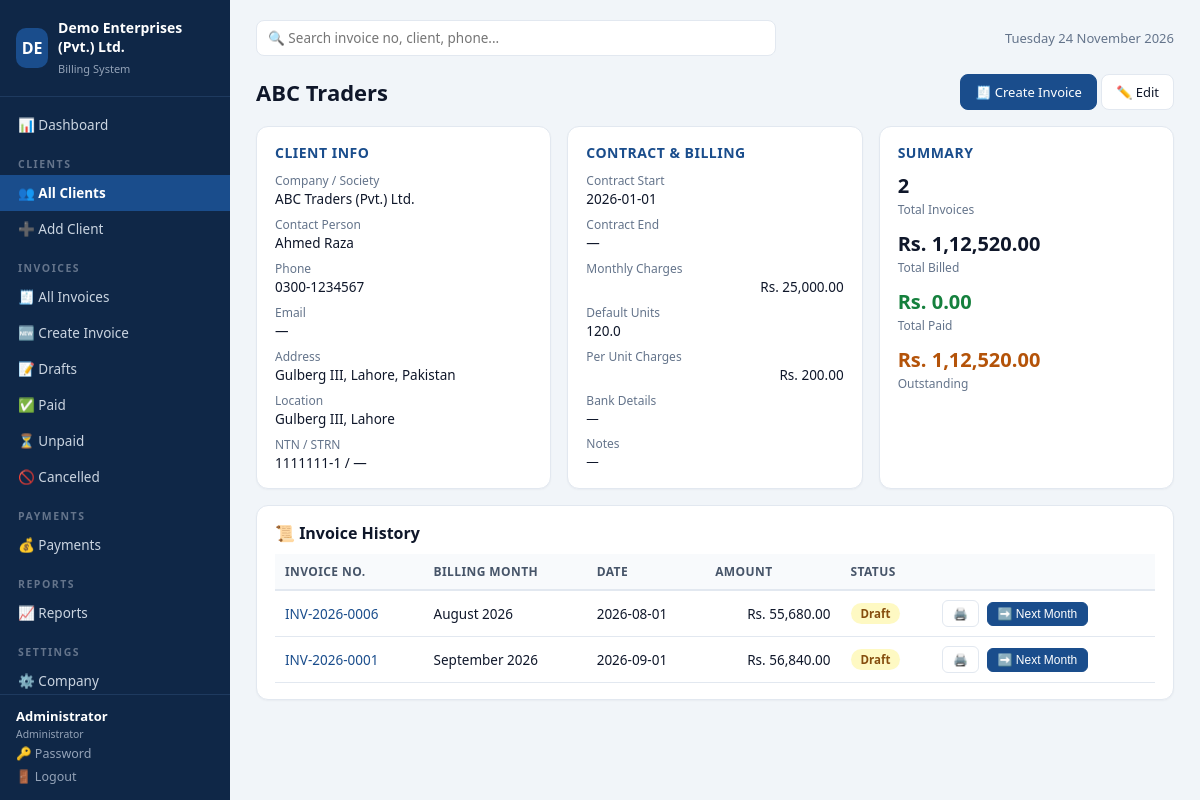
The page /clients/1 (signed in) on the database its author committed.
### tables this page shows
CREATE TABLE company_settings (
    id                    INTEGER PRIMARY KEY CHECK (id = 1),
    company_name          TEXT NOT NULL DEFAULT 'Your Company (Pvt.) Ltd.',
    logo_path             TEXT,
    address               TEXT NOT NULL DEFAULT '',
    phone                 TEXT NOT NULL DEFAULT '',
    email                 TEXT NOT NULL DEFAULT '',
    ntn                   TEXT NOT NULL DEFAULT '',
    strn                  TEXT NOT NULL DEFAULT '',
    bank_name             TEXT NOT NULL DEFAULT '',
    account_title         TEXT NOT NULL DEFAULT '',
    account_number        TEXT NOT NULL DEFAULT '',
    iban                  TEXT NOT NULL DEFAULT '',
    gst_percent           REAL NOT NULL DEFAULT 0,
    invoice_prefix        TEXT NOT NULL DEFAULT 'CC',
    invoice_start_number  INTEGER NOT NULL DEFAULT 1,
    authorized_signatory  TEXT NOT NULL DEFAULT '',
    signature_path        TEXT,
    invoice_footer        TEXT NOT NULL DEFAULT '',
    updated_at            TEXT NOT NULL DEFAULT (datetime('now', 'localtime'))
);

CREATE TABLE users (
    id            INTEGER PRIMARY KEY AUTOINCREMENT,
    username      TEXT NOT NULL UNIQUE,
    password_hash TEXT NOT NULL,
    full_name     TEXT NOT NULL,
    role          TEXT NOT NULL DEFAULT 'viewer'
                  CHECK (role IN ('admin', 'billing_officer', 'viewer')),
    is_active     INTEGER NOT NULL DEFAULT 1,
    created_at    TEXT NOT NULL DEFAULT (datetime('now', 'localtime')),
    updated_at    TEXT NOT NULL DEFAULT (datetime('now', 'localtime'))
);

CREATE TABLE clients (
    id                      INTEGER PRIMARY KEY AUTOINCREMENT,
    client_name             TEXT NOT NULL,
    company_name            TEXT NOT NULL DEFAULT '',
    contact_person          TEXT NOT NULL DEFAULT '',
    phone                   TEXT NOT NULL DEFAULT '',
    email                   TEXT NOT NULL DEFAULT '',
    address                 TEXT NOT NULL DEFAULT '',
    location                TEXT NOT NULL DEFAULT '',
    ntn                     TEXT NOT NULL DEFAULT '',
    strn                    TEXT NOT NULL DEFAULT '',
    contract_start_date     TEXT,
    contract_end_date       TEXT,
    monthly_service_charges REAL NOT NULL DEFAULT 0,
    default_units           REAL NOT NULL DEFAULT 0,
    default_per_unit_charges REAL NOT NULL DEFAULT 0,
    bank_details            TEXT NOT NULL DEFAULT '',
    notes                   TEXT NOT NULL DEFAULT '',
    status                  TEXT NOT NULL DEFAULT 'active'
                            CHECK (status IN ('active', 'inactive')),
    is_deleted              INTEGER NOT NULL DEFAULT 0,
    created_by              INTEGER REFERENCES users(id),
    created_at              TEXT NOT NULL DEFAULT (datetime('now', 'localtime')),
    updated_at              TEXT NOT NULL DEFAULT (datetime('now', 'localtime'))
);

CREATE TABLE invoices (
    id                      INTEGER PRIMARY KEY AUTOINCREMENT,
    invoice_number          TEXT NOT NULL UNIQUE,
    invoice_date            TEXT NOT NULL,
    billing_month           TEXT NOT NULL,            -- 'YYYY-MM'
    client_id               INTEGER NOT NULL REFERENCES clients(id),
    service_description     TEXT NOT NULL DEFAULT '',
    units                   REAL NOT NULL DEFAULT 0,
    per_unit_charges        REAL NOT NULL DEFAULT 0,
    monthly_service_charges REAL NOT NULL DEFAULT 0,
    other_charges           REAL NOT NULL DEFAULT 0,
    subtotal                REAL NOT NULL DEFAULT 0,
    gst_percent             REAL NOT NULL DEFAULT 0,
    gst_amount              REAL NOT NULL DEFAULT 0,
    total_amount            REAL NOT NULL DEFAULT 0,
    start_date              TEXT,
    end_date                TEXT,
    status                  TEXT NOT NULL DEFAULT 'draft'
                            CHECK (status IN ('draft', 'issued', 'partially_paid', 'paid', 'overdue', 'cancelled')),
    notes                   TEXT NOT NULL DEFAULT '',
    -- snapshot of company details at creation time
    company_name            TEXT NOT NULL DEFAULT '',
    company_address         TEXT NOT NULL DEFAULT '',
    company_phone           TEXT NOT NULL DEFAULT '',
    company_email           TEXT NOT NULL DEFAULT '',
    company_ntn             TEXT NOT NULL DEFAULT '',
    company_strn            TEXT NOT NULL DEFAULT '',
    bank_name               TEXT NOT NULL DEFAULT '',
    account_title           TEXT NOT NULL DEFAULT '',
    account_number          TEXT NOT NULL DEFAULT '',
    iban                    TEXT NOT NULL DEFAULT '',
    authorized_signatory    TEXT NOT NULL DEFAULT '',
    created_by              INTEGER REFERENCES users(id),
    created_at              TEXT NOT NULL DEFAULT (datetime('now', 'localtime')),
    updated_at              TEXT NOT NULL DEFAULT (datetime('now', 'localtime')),
    is_deleted              INTEGER NOT NULL DEFAULT 0
);

### clients.py (the view)
@bp.route('/clients/<int:client_id>')
@login_required
def client_profile(client_id):
    with get_db() as conn:
        client = conn.execute('SELECT * FROM clients WHERE id = ? AND is_deleted = 0',
                              (client_id,)).fetchone()
        if not client:
            flash('Client not found.', 'error')
            return redirect(url_for('clients.client_list'))
        invoices = conn.execute(
            'SELECT * FROM invoices WHERE client_id = ? AND is_deleted = 0 ORDER BY id DESC',
            (client_id,)).fetchall()
        billed = sum(i['total_amount'] for i in invoices if i['status'] != 'cancelled')
        paid = 0
        for i in invoices:
            p = conn.execute('SELECT COALESCE(SUM(amount),0) s FROM payments WHERE invoice_id = ?',
                             (i['id'],)).fetchone()['s']
            paid += p
        outstanding = billed - paid
    return render_template('clients/profile.html', client=client, invoices=invoices,
                           billed=billed, paid=paid, outstanding=outstanding,
                           format_pkr=utils.format_pkr, month_label=utils.month_label,
                           effective_status=utils.effective_status)

### templates/clients/profile.html (shortened to what this page needs)
{% extends 'base.html' %}
{% block content %}
<div class="page-head">
  <h1>{{ client.client_name }} {% if client.status == 'inactive' %}<span class="badge badge-inactive">INACTIVE</span>{% endif %}</h1>
  <div>
    {% if can_edit %}<a class="btn btn-primary" href="{{ url_for('invoices.invoice_new', client_id=client.id) }}">🧾 Create Invoice</a>{% endif %}
    {% if can_edit %}<a class="btn" href="{{ url_for('clients.client_edit', client_id=client.id) }}">✏️ Edit</a>{% endif %}
  </div>
</div>
<div class="grid-3">
  <div class="card">
    <h3>Client Info</h3>
    <dl class="dl">
      <dt>Company / Society</dt><dd>{{ client.company_name or '—' }}</dd>
      <dt>Contact Person</dt><dd>{{ client.contact_person or '—' }}</dd>
      <dt>Phone</dt><dd>{{ client.phone or '—' }}</dd>
      <dt>Email</dt><dd>{{ client.email or '—' }}</dd>
      <dt>Address</dt><dd>{{ client.address or '—' }}</dd>
      <dt>Location</dt><dd>{{ client.location or '—' }}</dd>
      <dt>NTN / STRN</dt><dd>{{ client.ntn or '—' }} / {{ client.strn or '—' }}</dd>
    </dl>
  </div>
  <div class="card">
    <h3>Contract &amp; Billing</h3>
    <dl class="dl">
      <dt>Contract Start</dt><dd>{{ client.contract_start_date or '—' }}</dd>
      <dt>Contract End</dt><dd>{{ client.contract_end_date or '—' }}</dd>
      <dt>Monthly Charges</dt><dd class="num">{{ format_pkr(client.monthly_service_charges) }}</dd>
      <dt>Default Units</dt><dd>{{ client.default_units }}</dd>
      <dt>Per Unit Charges</dt><dd class="num">{{ format_pkr(client.default_per_unit_charges) }}</dd>
      <dt>Bank Details</dt><dd class="pre">{{ client.bank_details or '—' }}</dd>
      <dt>Notes</dt><dd class="pre">{{ client.notes or '—' }}</dd>
    </dl>
  </div>
  <div class="card">
    <h3>Summary</h3>
    <div class="summary-box">
      <div class="stat"><div class="stat-num">{{ invoices|length }}</div><div class="stat-label">Total Invoices</div></div>
      <div class="stat"><div class="stat-num">{{ format_pkr(billed) }}</div><div class="stat-label">Total Billed</div></div>
      <div class="stat stat-good"><div class="stat-num">{{ format_pkr(paid) }}</div><div class="stat-label">Total Paid</div></div>
      <div class="stat stat-warn"><div class="stat-num">{{ format_pkr(outstanding) }}</div><div class="stat-label">Outstanding</div></div>
    </div>
  </div>
</div>
<div class="card">
  <h2>📜 Invoice History</h2>
  <table class="table">
    <thead><tr><th>Invoice No.</th><th>Billing Month</th><th>Date</th><th>Amount</th><th>Status</th><th></th></tr></thead>
    <tbody>
    {% for inv in invoices %}
      <tr>
        <td><a href="{{ url_for('invoices.invoice_view', invoice_id=inv.id) }}">{{ inv.invoice_number }}</a></td>
        <td>{{ month_label(inv.billing_month) }}</td>
        <td>{{ inv.invoice_date }}</td>
        <td class="num">{{ format_pkr(inv.total_amount) }}</td>
        <td><span class="badge badge-{{ effective_status(inv) }}">{{ effective_status(inv).replace('_',' ') }}</span></td>
        <td class="actions">
          <a class="btn btn-sm" href="{{ url_for('invoices.invoice_print', invoice_id=inv.id) }}" target="_blank">🖨️</a>
          {% if can_edit and inv.status != 'cancelled' %}
          <form method="post" action="{{ url_for('invoices.invoice_next_month', invoice_id=inv.id) }}" class="inline-form">
            <button class="btn btn-sm btn-primary">➡️ Next Month</button>
          </form>
          {% endif %}
        </td>
      </tr>
    {% else %}
      <tr><td colspan="6" class="empty">No invoices yet. Click "Create Invoice" to add one.</td></tr>
    {% endfor %}
    </tbody>
  </table>
</div>
{% endblock %}

### templates/base.html (shortened to what this page needs)
<!DOCTYPE html>
<html lang="en">
<head>
<link rel="stylesheet" href="{{ url_for('static', filename='style.css') }}">
</head>
<body>
<aside class="sidebar">
  <div class="brand">
    <span class="brand-logo">{{ (settings.company_name or 'BI')[:2]|upper }}</span>
    <div class="brand-text">
      <strong>{{ settings.company_name or 'Billing System' }}</strong>
      <small>Billing System</small>
    </div>
  </div>
  <nav>
    <a href="{{ url_for('dashboard') }}" class="{{ 'active' if request.path == '/' }}">📊 Dashboard</a>
    <div class="nav-group">CLIENTS</div>
    <a href="{{ url_for('clients.client_list') }}" class="{{ 'active' if request.path.startswith('/clients') and '/clients/add' not in request.path }}">👥 All Clients</a>
    {% if can_edit %}<a href="{{ url_for('clients.client_add') }}" class="{{ 'active' if request.path == '/clients/add' }}">➕ Add Client</a>{% endif %}
    <div class="nav-group">INVOICES</div>
    <a href="{{ url_for('invoices.invoice_list') }}" class="{{ 'active' if request.path == '/invoices' }}">🧾 All Invoices</a>
    {% if can_edit %}<a href="{{ url_for('invoices.invoice_new') }}" class="{{ 'active' if request.path == '/invoices/new' }}">🆕 Create Invoice</a>{% endif %}
    <a href="{{ url_for('invoices.invoice_list', status='draft') }}">📝 Drafts</a>
    <a href="{{ url_for('invoices.invoice_list', status='paid') }}">✅ Paid</a>
    <a href="{{ url_for('invoices.invoice_list', status='issued') }}">⏳ Unpaid</a>
    <a href="{{ url_for('invoices.invoice_list', status='cancelled') }}">🚫 Cancelled</a>
    <div class="nav-group">PAYMENTS</div>
    <a href="{{ url_for('invoices.payment_list') }}">💰 Payments</a>
    <div class="nav-group">REPORTS</div>
    <a href="{{ url_for('reports.reports', type='monthly') }}" class="{{ 'active' if request.path.startswith('/reports') }}">📈 Reports</a>
    {% if session.user.role == 'admin' %}
    <div class="nav-group">SETTINGS</div>
    <a href="{{ url_for('settings.settings_page') }}" class="{{ 'active' if request.path == '/settings' }}">⚙️ Company</a>
    {% endif %}
  </nav>
  <div class="sidebar-foot">
    <div class="user-chip">
      <strong>{{ session.user.full_name }}</strong>
      <small>{{ ROLES[session.user.role] }}</small>
    </div>
    <a href="{{ url_for('change_password') }}">🔑 Password</a>
    <a href="{{ url_for('logout') }}">🚪 Logout</a>
  </div>
</aside>
<main class="main">
  <header class="topbar">
    <form action="{{ url_for('invoices.invoice_list') }}" method="get" class="quick-search">
      <input type="search" name="q" placeholder="🔍 Search invoice no, client, phone..." value="{{ request.args.get('q','') }}">
    </form>
    <span class="topbar-date" id="today-label"></span>
  </header>
  {% block content %}{% endblock %}
</main>
</body>
</html>

### rows shown on the page
company_settings: company_name "DE", company_name "Demo Enterprises (Pvt.) Ltd."
users: user.full_name "Administrator", role "Administrator"
clients: client_name "ABC Traders", company_name "ABC Traders (Pvt.) Ltd.", contact_person "Ahmed Raza", phone "0300-1234567", email "—", address "Gulberg III, Lahore, Pakistan", location "Gulberg III, Lahore", ntn "1111111-1", strn "—", contract_start_date "2026-01-01", contract_end_date "—", monthly_service_charges "Rs. 25,000.00", default_units "120.0", default_per_unit_charges "Rs. 200.00", bank_details "—", notes "—"
invoices: invoice_number "INV-2026-0006", billing_month "August 2026", invoice_date "2026-08-01", total_amount "Rs. 55,680.00", status "Draft"
invoices: invoice_number "INV-2026-0001", billing_month "September 2026", invoice_date "2026-09-01", total_amount "Rs. 56,840.00", status "Draft"

### other values the page prints
{{ invoices|length }} "2"
